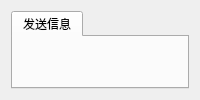
      <widget class="QWidget" name="tab_9">
       <attribute name="title">
        <string>通知</string>
       </attribute>
       <layout class="QGridLayout" name="gridLayout_5">
        <item row="0" column="0">
         <widget class="QTabWidget" name="tabWidget_6">
          <property name="currentIndex">
           <number>0</number>
          </property>
          <widget class="QWidget" name="tab_4">
           <attribute name="title">
            <string>发送信息</string>
           </attribute>
           <widget class="QPushButton" name="pushButton_21">
            <property name="geometry">
             <rect>
              <x>450</x>
              <y>300</y>
              <width>75</width>
              <height>23</height>
             </rect>
            </property>
            <property name="text">
             <string>查询</string>
            </property>
           </widget>
           <widget class="QPushButton" name="pushButton_20">
            <property name="geometry">
             <rect>
              <x>110</x>
              <y>290</y>
              <width>75</width>
              <height>23</height>
             </rect>
            </property>
            <property name="text">
             <string>发送</string>
            </property>
           </widget>
           <widget class="QWidget" name="horizontalLayoutWidget">
            <property name="geometry">
             <rect>
              <x>50</x>
              <y>40</y>
              <width>201</width>
              <height>51</height>
             </rect>
            </property>
            <layout class="QHBoxLayout" name="horizontalLayout">
             <item>
              <widget class="QLabel" name="label_40">
               <property name="text">
                <string>课程号</string>
               </property>
              </widget>
             </item>
             <item>
              <widget class="QLineEdit" name="subjid"/>
             </item>
            </layout>
           </widget>
           <widget class="QTextBrowser" name="sendshow">
            <property name="geometry">
             <rect>
              <x>400</x>
              <y>70</y>
              <width>256</width>
              <height>192</height>
             </rect>
            </property>
           </widget>
           <widget class="QTextEdit" name="sendedit">
            <property name="geometry">
             <rect>
              <x>40</x>
              <y>100</y>
              <width>221</width>
              <height>151</height>
             </rect>
            </property>
           </widget>
          </widget>
         </widget>
        </item>
       </layout>
      </widget>
